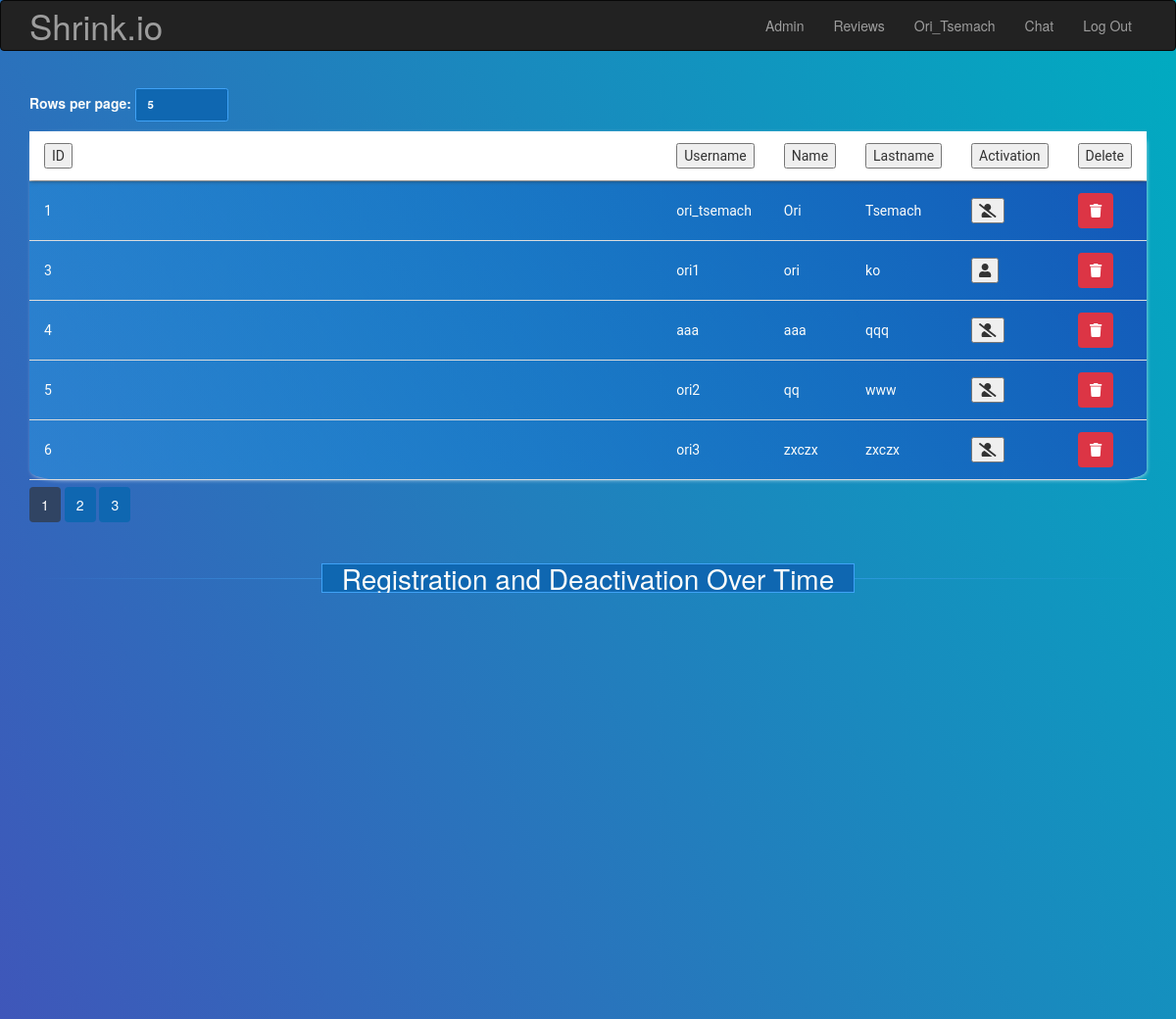
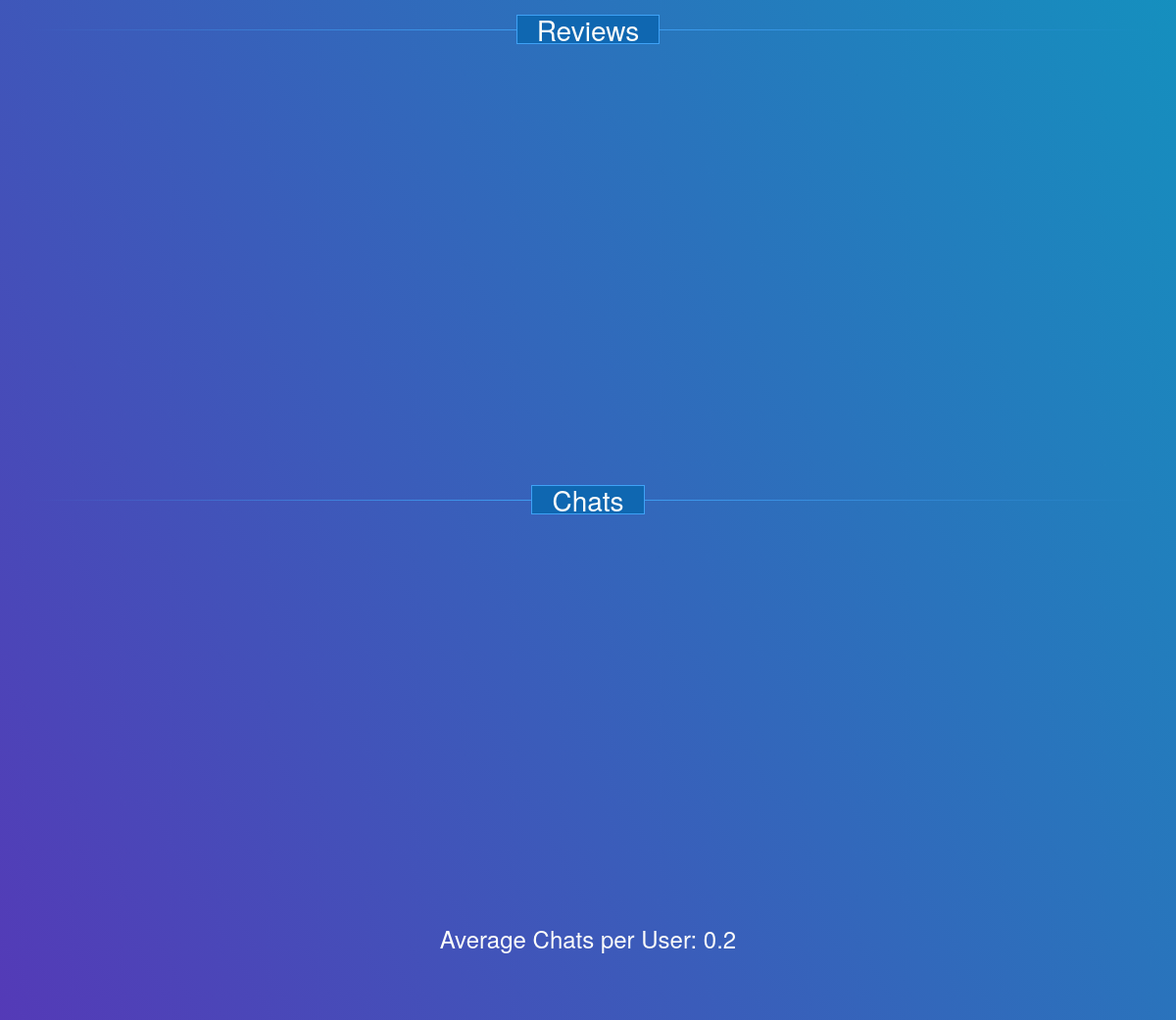
Page /admin_dashboard (signed in) on the committed database (2 pictures, top to bottom).
### website/models.py (models this page shows, shortened)
class User(UserMixin, db.Model):
    __tablename__ = "users"
    id = db.Column(db.Integer, primary_key=True)
    username = db.Column(db.String(64), index=True)
    name = db.Column(db.String(64))
    lastname = db.Column(db.String(64))
    image_data = db.Column(db.LargeBinary, nullable=True)
    image_filename = db.Column(
        db.String(20), nullable=True, default="/static/image/default.png"
    )
    password_hash = db.Column(db.String(128))
    otp_secret = db.Column(db.String(16))
    chats = db.relationship(
        "Chat", backref=db.backref("chats", lazy=True)
    )  # Creating a relationship with the User model
    reviews = db.relationship("Reviews", backref="user", lazy=True)
    is_admin = db.relationship("Admin", backref="user", lazy=True)
    _status = db.relationship("Status", backref="user", lazy=True)
    @property
    def password(self):
        raise AttributeError("password is not a readable attribute")
    @property
    def is_admin(self):
        return bool(Admin.query.filter_by(user_id=self.id).first())
    @property
    def status(self):
        user_status = Status.query.filter_by(user_id=self.id).first()
        return user_status.status if user_status else None

### website/admin.py (the view)
@admin.route("/admin_dashboard")
@restricted_admin_route_decorator()
def admin_dashboard():
    page = request.args.get(key="page", default=1, type=int)
    rows_per_page = request.args.get(key="rows_per_page", default=5, type=int)
    column = request.args.get(key="column", default=None, type=str)
    order = request.args.get(key="order", default=None, type=str)
    query = User.query
    if column is not None:
        attr = getattr(User, column)
        query = query.order_by(asc(attr) if order is None else desc(attr))
    users = query.paginate(page=page, per_page=rows_per_page)
    reviews_data = (
        db.session.query(Reviews.stars, db.func.count(Reviews.stars))
        .group_by(Reviews.stars)
        .all()
    )
    reviews_chart_data = [
        {"name": f"{stars} Stars", "y": count} for stars, count in reviews_data
    ]
    total_chats = db.session.query(db.func.count(Chat.id)).scalar()
    total_users = db.session.query(db.func.count(User.id)).scalar()
    avg_chats_per_user = total_chats / total_users if total_users > 0 else 0
    users_with_chats = db.session.query(Chat.user_id).distinct().count()
    users_without_chats = total_users - users_with_chats
    chats_pie_chart_data = [
        {"name": "Users with Chats", "y": users_with_chats},
        {"name": "Users without Chats", "y": users_without_chats},
    ]
    register_query = db.session.query(
        func.strftime('%Y-%m', Status.register_date).label('month_year'),
        func.count(Status.id).label('registered_count')
    ).filter(Status.status == 0).group_by('month_year').order_by('month_year').all()
    deactivate_query = db.session.query(
        func.strftime('%Y-%m', Status.last_deactivate_date).label('month_year'),
        func.count(Status.id).label('deactivated_count')
    ).filter(Status.status == -1).group_by('month_year').order_by('month_year').all()
    register_data = {month_year: registered_count for month_year, registered_count in register_query}
    deactivate_data = {month_year: deactivated_count for month_year, deactivated_count in deactivate_query}
    all_months = sorted(set(register_data.keys()).union(deactivate_data.keys()))
    dates_chart_data = {
        'months': all_months,
        'registered': [register_data.get(month, 0) for month in all_months],
        'deactivated': [deactivate_data.get(month, 0) for month in all_months],
    }
    return render_template(
        "admin.html",
        users=users,
        page=page,
        rows_per_page=rows_per_page,
        total_users=users.total,
        reviews_chart_data=reviews_chart_data,
        avg_chats_per_user=avg_chats_per_user,
        chats_pie_chart_data=chats_pie_chart_data,
        dates_chart_data=dates_chart_data,
    )

### website/__init__.py (called while the page is built)
def create_app():
    app = Flask(__name__)
    app.static_folder = "static"
    app.config.from_object("config")
    Bootstrap(app)
    db.init_app(app)
    login_manager = LoginManager()
    login_manager.login_view = "auth.login"
    login_manager.init_app(app)
    from .models import User
    create_database(app)
    @login_manager.user_loader
    def load_user(user_id):
        return User.query.get(int(user_id))
    app.register_error_handler(404, page_not_found)
    from .auth import auth as auth_blueprint
    app.register_blueprint(auth_blueprint)
    from .admin import admin as admin_blueprint
    app.register_blueprint(admin_blueprint)
    from .views import views as views_blueprint
    app.register_blueprint(views_blueprint)
    return app

### website/utils/utils.py (called while the page is built)
def get_current_user():
    user = User.query.filter_by(username=current_user.username).first()
    return user

def restricted_admin_route_decorator():
    def decorator(func: Callable):
        @functools.wraps(func)
        def wrapper(*args, **kwargs):
            try:
                user = get_current_user()
            except:
                return redirect(url_for("views.index"))
            admin_id = Admin.query.filter_by(user_id=user.id).first()
            if admin_id is None:
                return redirect(url_for("views.index"))
            res = func(*args, **kwargs)
            return res
        return wrapper
    return decorator

### website/templates/admin.html (shortened to what this page needs)
{% extends "base.html" %}
{% import "bootstrap/wtf.html" as wtf %}
{% block page_content %}
<head>
    <link rel="stylesheet" href="{{ url_for('static', filename='styles/admin.css') }}">
</head>
<div class="grid-container">
    <div class="paging" style="width:40%;">
        <label for="rows-per-page">Rows per page:</label>
        <span class="custom-select">
            <select id="rows-per-page">
                <option value="5">5</option>
            </select>
        </span>
    </div>
    <table id="user-table">
        <tbody>
            <tr class="table-header">
                <td>
                    <button data-column="id" class="column-order-btn">ID</button>
                </td>
                <td>
                    <button data-column="username" class="column-order-btn">Username</button>
                </td>
                <td>
                    <button data-column="name" class="column-order-btn">Name</button>
                </td>
                <td>
                    <button data-column="lastname" class="column-order-btn">Lastname</button>
                </td>
                <td>
                    <button>Activation</button>
                </td>
                <td>
                    <button>Delete</button>
                </td>
            </tr>
            {% for user in users %}
            <tr>
                <td>{{ user.id }}</td>
                <td>{{ user.username }}</td>
                <td>{{ user.name }}</td>
                <td>{{ user.lastname }}</td>
                <td>
                    {% if user.status == 0 %}
                        <button class="active-btn" data-user-id="{{ user.id }}" data-user-state="on" title="Deactivate user"><i class="fas fa-user-slash" title="Deactivate user"></i></button>
                    {% else %}
                        <button class="active-btn" data-user-id="{{ user.id }}" data-user-state="off" title="Activate user"><i class="fas fa-user" title="Activate user"></i></button>
                    {% endif %}
                </td>
                <td>
                    <button class="delete-btn" data-user-id="{{ user.id }}" title="Delete user"><i class="fas fa-trash" title="Delete user"></i></button>
                </td>
            </tr>
            {% endfor %}
        </tbody>
    </table>
    <div class="paging-btns">
        {% for i in range(1, (total_users // rows_per_page) + (1 * (rows_per_page != 1 and total_users % rows_per_page > 0))) %}
        <a class="page-btn long-shadow-cast {% if i == page %}current-page{% endif %}" data-page="{{ i }}">{{ i }}</a>
        {% endfor %}
        {% if total_users % rows_per_page > 0 %}
            <a class="page-btn long-shadow-cast {% if total_users // rows_per_page + 1 == page %}current-page{% endif %}" data-page="{{ total_users // rows_per_page + 1 }}">{{ total_users // rows_per_page + 1 }}</a>
        {% else %}
            <a class="page-btn long-shadow-cast {% if total_users // rows_per_page == page %}current-page{% endif %}" data-page="{{ total_users // rows_per_page }}">{{ total_users // rows_per_page }}</a>
        {% endif %}
    </div>
    <hr data-content="Registration and Deactivation Over Time">
    <div id="dates-container" class="chart"></div>
    <hr data-content="Reviews">
    <div id="reviews-container" class="chart"></div>
    <hr data-content="Chats">
    <div id="chat-pie-container" class="chart"></div>
    <h3>Average Chats per User: {{ avg_chats_per_user|round(2) }}</h3>
</div>
<div class="container">
</div>
{% endblock %}

### website/templates/base.html (shortened to what this page needs)
{% extends "bootstrap/base.html" %}
{% block navbar %}
<div
  class="navbar navbar-inverse"
  role="navigation"
  style="position: fixed; width: 100%; z-index: 3"
>
  <div class="container">
    <div class="navbar-header">
      <a
        class="navbar-brand"
        style="font-size: 35px"
        href="{{ url_for('views.index') }}"
        >Shrink.io</a
      >
    </div>
    <div class="navbar-collapse collapse">
      <ul class="nav navbar-nav navbar-right">
        {% if current_user.is_admin %}
          <li><a href="{{ url_for('admin.admin_dashboard') }}">Admin</a></li>
        {% endif %}
        <li><a href="{{ url_for('views.reviews') }}">Reviews</a></li>
        {% if current_user.is_authenticated %}
          <li>
            <a href="{{ url_for('views.profile') }}"
              >{{ current_user.username.title() }}</a
            >
          </li>
          <li><a href="{{ url_for('views.chat') }}">Chat</a></li>
          <li><a href="{{ url_for('auth.logout') }}">Log Out</a></li>
        {% else %}
          <li><a href="{{ url_for('auth.login') }}">Log In</a></li>
          <li><a href="{{ url_for('auth.register') }}">Register</a></li>
        {% endif %}
      </ul>
    </div>
  </div>
</div>
{% endblock %} {% block content %}
<div class="container">{% block page_content %}{% endblock %}</div>
{% endblock %}

### website/static/styles/admin.css (style rules this page uses)
body { background: linear-gradient(60deg, rgba(84,58,183,1) 0%, rgba(0,172,193,1) 100%); color: #fcfcfa; }
h3 { text-align: center; }
button { color: #333; }
hr { position: relative; border: 0; margin: 0; display: flex; justify-content: center; font-size: 28px; height: 100%; margin-top: 50px; }
hr:before { content: ''; background: linear-gradient(to right, transparent, #3FA2F6, transparent); position: absolute; top: 50%; width: 100%; height: 1px; }
hr:after { content: attr(data-content); position: relative; padding: 0 20px; color: #fcfcfa; background-color: #0F67B1; border: 1px solid #3FA2F6; line-height: 1; }
.chart { width: 100%; height: 400px; padding-top: 15px; }
table { width: 100%; border-collapse: collapse; font-family: 'Roboto', sans-serif; font-size: 14px; color: #fcfcfa; box-shadow: 1px 1px 5px -2px; border-radius: 3%; background: linear-gradient(60deg, rgba(36, 186, 255, 0.3) 0%, rgb(20, 86, 184) 100%); }
.paging { padding-top: 70px; }
th, td { width: 100%; padding: 12px 15px; text-align: left; border-bottom: 1px solid #ddd; }
tbody { display: block; width: 100%; max-height: 50vh; overflow: auto; }
.table-header { position: sticky; top: 0; background: #fff; box-shadow: #333 0 0 5px 0; }
.delete-btn { background-color: #dc3545; color: #fff; border: none; padding: 8px 12px; border-radius: 4px; cursor: pointer; }
.page-btn { background-color: #0F67B1; color: #fff; border: none; padding: 8px 12px; border-radius: 4px; cursor: pointer; }
.paging-btns { padding-top: 15px; }
.current-page { background: #304463; }
.custom-select { position: relative; width: auto; }
.custom-select select { appearance: none; font-size: 1.15rem; padding: 0.675em 6em 0.675em 1em; background-color: #0F67B1; border: 1px solid #3FA2F6; border-radius: 0.25rem; color: #fff; font-weight: bold; cursor: pointer; margin-bottom: 10px; }
.custom-select::before, .custom-select::after { --size: 0.3rem; content: ""; position: absolute; right: 1rem; pointer-events: none; }

### rows in the picture
User: username "Ori_Tsemach", id "1", username "ori_tsemach", name "Ori", lastname "Tsemach"
User: id "3", username "ori1", name "ori", lastname "ko"
User: id "4", username "aaa", name "aaa", lastname "qqq"
User: id "5", username "ori2", name "qq", lastname "www"
User: id "6", username "ori3", name "zxczx", lastname "zxczx"

### other values in the picture
{{ i }} "1" "2"
{{ total_users // rows_per_page }} "3"
{{ avg_chats_per_user|round(2) }} "0.2"
